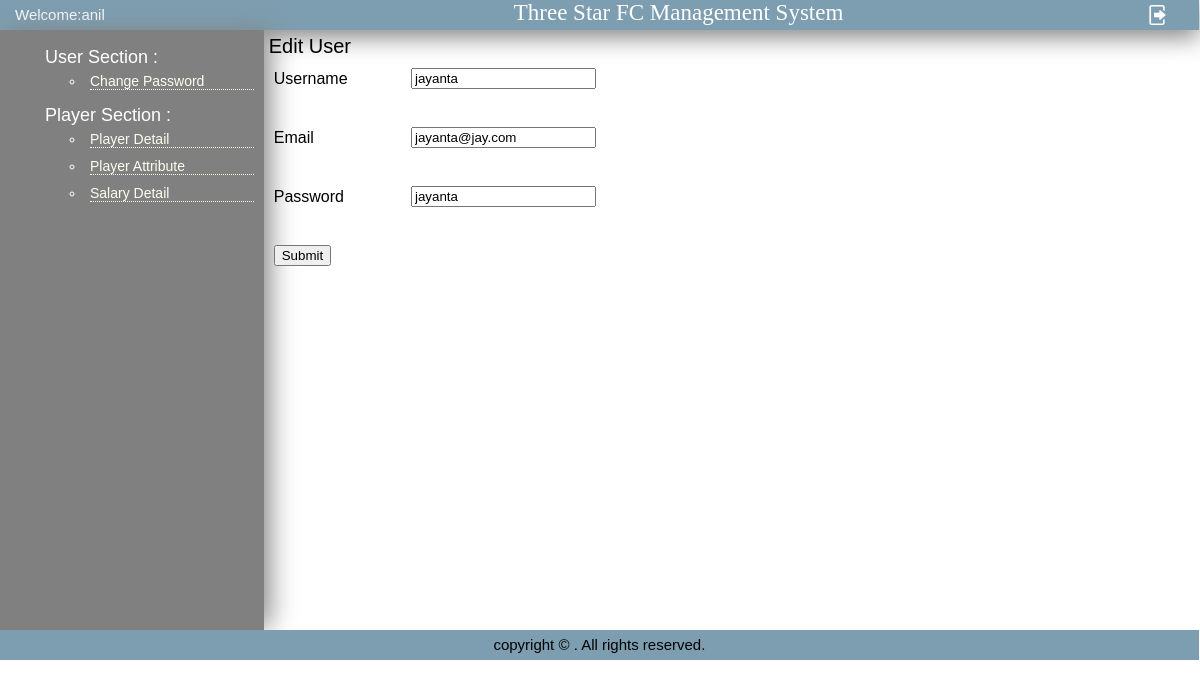
Screenshot of /user-edit.php?id=4 (signed in) with the database file from the repository.
### tables this page shows
CREATE TABLE `users` (
  `username` varchar(100) DEFAULT NULL,
  `email` varchar(100) DEFAULT NULL,
  `password` varchar(100) DEFAULT NULL,
  `admin_id` int(11) NOT NULL
);

### user-edit.php (the view, shortened to what this page needs)
<?php
include 'include/config.php';
?>
<?php
if(isset($_GET['id'])){
    $admin_id = $_GET['id'];
}
if ($_SESSION['username'] == "admin")
include("include/header_admin.php");
else
include("include/header.php");
$query = "SELECT admin_id, username, email,password FROM users WHERE admin_id=".$admin_id;
$result = mysqli_query($con,$query);
$row = mysqli_fetch_array($result);
?>
<div id="pagename">Edit User</div>
<br /><br />
<form action="<?php echo 'user-edit.php';?>" method="post">
    <table class="formshade" border="0" width="50%" cellspacing="0" cellpadding="5">
        <tr>
            <td>Username</td>
            <td><input type="text" name="username" value="<?php echo $row['username'];?>" required/></td>
        </tr>
        <tr><td colspan="2">&nbsp;</td></tr>
        <tr>
            <td>Email</td>
            <td><input type="text" name="email" value="<?php echo $row['email'];?>" required/></td>
        </tr>
        <tr><td colspan="2">&nbsp;</td></tr>
        <tr>
            <td>Password</td>
            <td><input type="text" name="password" value="<?php echo $row['password'];?>" required/></td>
        </tr>
        <tr><td colspan="2">&nbsp;</td></tr>
        <tr>
            <td colspan="2"><input type="submit" name="update" value="Submit" /></td>
        </tr>
    </table>
</form>
 <?php
include 'include/footer.php'
?>

### include/header.php (shortened to what this page needs)
<html>
    <head>
    </head>
    <body>
	<div class="container">
    <div id="header">
        <div id="welcome"><a href="first.php">Welcome:<?php echo $_SESSION['username']?></a></div>
        <div id="siteName"> Three Star FC Management System</div>
        <div id="logout"><a href="index.php"><img src="include/logout.png" alt="logout"></a>
        </div>
    </div>
    <div id="main">
        <div id="sidebar">
        	<ul>
                <li class="sidebar_header">User Section :
                <ul> <?php
				$query = "select * from users where username='".$_SESSION['username']."'";
					$result = mysqli_query($con,$query);
					while($row = mysqli_fetch_array($result))
					{
				?>
				    <li><a href="<?php echo  'change_pswd_users.php?id='.$row['admin_id'];?>">Change Password</a></li>
				<?php } ?>
                </ul>
                </li>
                <li class="sidebar_header">Player Section :
                    <ul>
                    	<li><a href="player_detail.php">Player Detail</a></li>
                    	<li><a href="attribute.php">Player Attribute</a></li>
						<li><a href="salary.php">Salary Detail</a></li>
                	</ul>
                </li>
            </ul>
        </div>
        <div id="content">
        	<div id="content-body">

### include/header.php (style rules this page uses)
body { margin:0px; width:99.9%; font-family: Arial, Helvetica, sans-serif; font-size:12px; }
a { text-decoration: none; }
#header { background-color:#7D9EB0; box-shadow: 0 7px 24px #808080; margin:0px; width:100%; height:30px; }
#welcome { line-height:30px; text-indent:15px; margin:0px; width:22%; height: 30px; float:left; }
#welcome a { text-decoration: none; color:white; font-size:15px }
#siteName { width:72%; height:30px; margin:0px; float:left; text-indent:250px; font-size:23px; font-family: "Times New Roman","Trebuchet MS"; color:white; }
#logout { float:left; }
#logout img { padding-left:20px; padding-top:5px; padding-top:5px; width:20px; height:20px; }
#main { width:100%; margin:0px; float:left; }
#sidebar { background-color:#808080; box-shadow: 8px 0 26px -3px #808080; display:inline; width:22%; margin:0px; float:left; min-height:600px; }
#sidebar a { display:block; padding:0px; border-bottom:1px dotted #FDFDF0; text-decoration:none; color:#FDFDF0; }
ul li { padding: 5px; font-size:14px; }
.sidebar_header { list-style:none; font-size:18px; color:white; }
#content { margin:0%; width:77%; float:left; min-height:600px; display:inline; }
#pagename { font-size:20px; width:70%; float:left; }
#content-body { padding:5px; }
table { border-color: white; }

### rows the page displays
users: username "jayanta", email "jayanta@jay.com", password "jayanta"

### other values shown
$_SESSION['username'] "anil"
